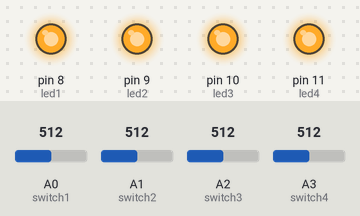
This sketch was run on a simulated Arduino Uno, built with avr-gcc and run on an emulated ATmega328P. Shown: output pins drawn as LEDs (lit = HIGH). Inputs (shaded band) come from the test bench; at power-on: A0 (switch1) = 512, A1 (switch2) = 512, A2 (switch3) = 512, A3 (switch4) = 512. Random numbers use the default seed unless the sketch sets one; what the sketch prints to the serial monitor is not drawn.

Above: at 0.3 s.
At 1.8 s:
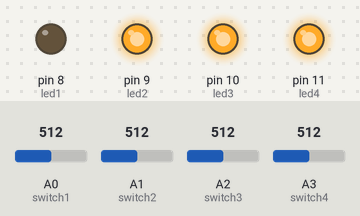
Timing chart, 0 to 3.1 s (numbered marks = the images above):
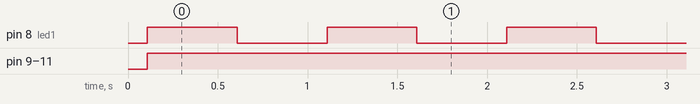

The sketch:

StartEngineMinigame.ino
```cpp
int led1 = 8;
int led2 = 9;
int led3 = 10;
int led4 = 11;

int switch1 = 0;
int switch2 = 1;
int switch3 = 2;
int switch4 = 3;

int mode = 0;
int rled = 0;

int led1chosen = 0;
int led2chosen = 0;
int led3chosen = 0;
int led4chosen = 0;

int ledOrder[] = {
  -1,
  -1,
  -1,
  -1
};

void setup() {
  randomSeed(analogRead(5));

  // put your setup code here, to run once:
  pinMode(led1, OUTPUT);
  pinMode(led2, OUTPUT);
  pinMode(led3, OUTPUT);
  pinMode(led4, OUTPUT);

  //pinMode(switch1,INPUT); //dangit

  Serial.begin(9600);
  // Randomize the led

  rled = random(8, 12);
  for (int i = 0; i < 4; i++) {
    while ( find_index(ledOrder, 3, rled) == true ) {
      rled = random(8, 12);
    }
    Serial.println("Setting array " + String(i) + " to " + String(rled));
    ledOrder[i] = rled;
  }

  Serial.println("Random pattern chosen!");
  // digitalWrite(13,HIGH);
}

boolean find_index(int a[], int maxn, int value)
{
  int i;

  for (i = 0; i < maxn; i++)
  {
    if (a[i] == value)
    {
      return (true);
    }
  }
  Serial.println(String(value) + " not found");
  return (false);

}

void nextmode() {
  mode++;
  rled = ledOrder[mode - 1];
}

void loop() {
  if (mode == 0) {
    digitalWrite(led1, HIGH);
    digitalWrite(led2, HIGH);
    digitalWrite(led3, HIGH);
    digitalWrite(led4, HIGH);

    // select a random LED to light up
    mode = 1;
    rled = ledOrder[mode - 1];


  }

  if (analogRead(switch1) > 1020  && rled == led1) {
    nextmode();
  }
  if (analogRead(switch2) > 1020  && rled == led2) {
    nextmode();
  }
  if (analogRead(switch3) > 1020  && rled == led3) {
    nextmode();
  }
  if (analogRead(switch4) > 1020  && rled == led4) {
    nextmode();
  }


  if (mode >= 1 && mode <= 4) {
    digitalWrite(rled, HIGH);
    delay(500);
    digitalWrite(rled, LOW);
    delay(500);
  }

  if (mode == 5) {
    Serial.println("SWITCH_MINIGAME_COMPLETE");
    for (int i = 8; i < 12; i++) {
      digitalWrite(i, HIGH);
    }
    delay(400);
    for (int i = 8; i < 12; i++) {
      digitalWrite(i, LOW);
    }
    delay(400);
  }

}
```

Measured:
- by itself, pin 8 (led1): alternates HIGH for 0.50 s and LOW for 0.50 s
- by itself, pin 9 (led2), pin 10 (led3), pin 11 (led4): LOW → HIGH at 0.11 s
